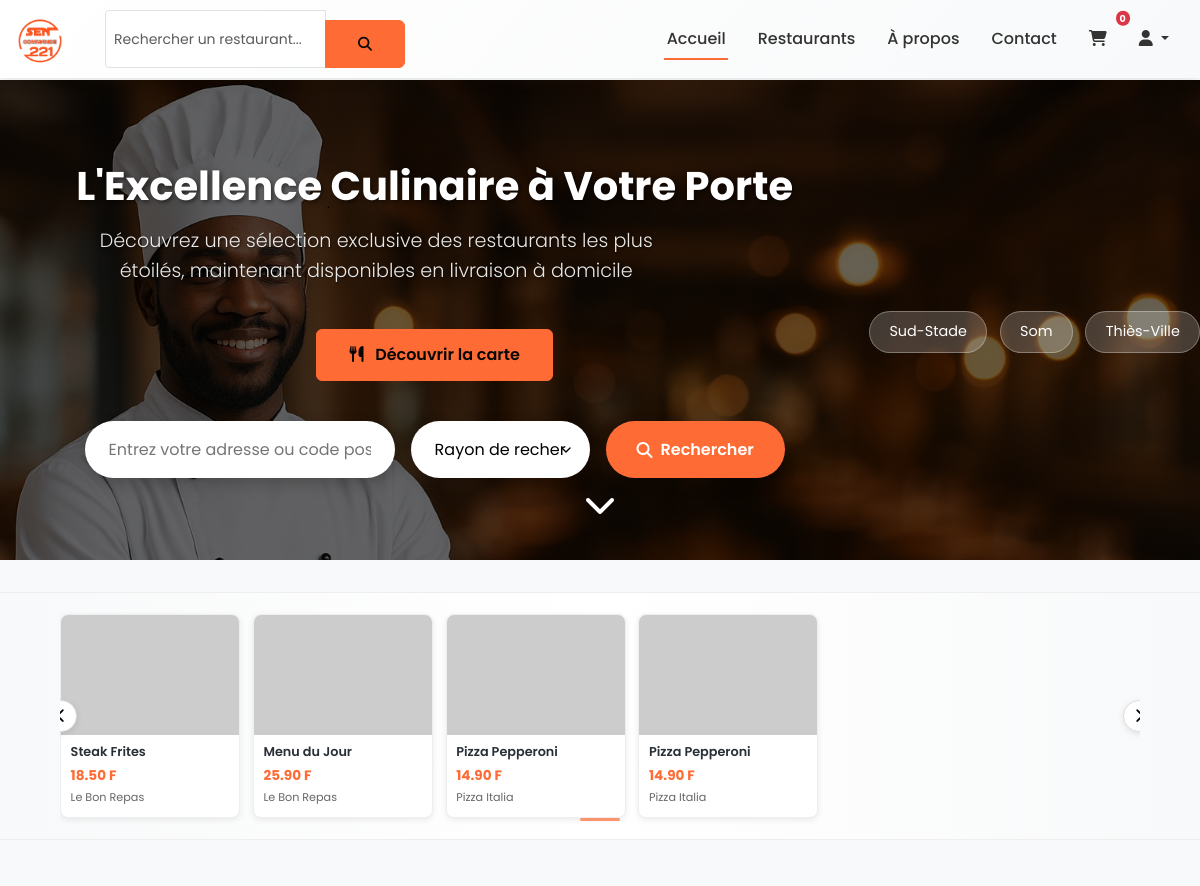
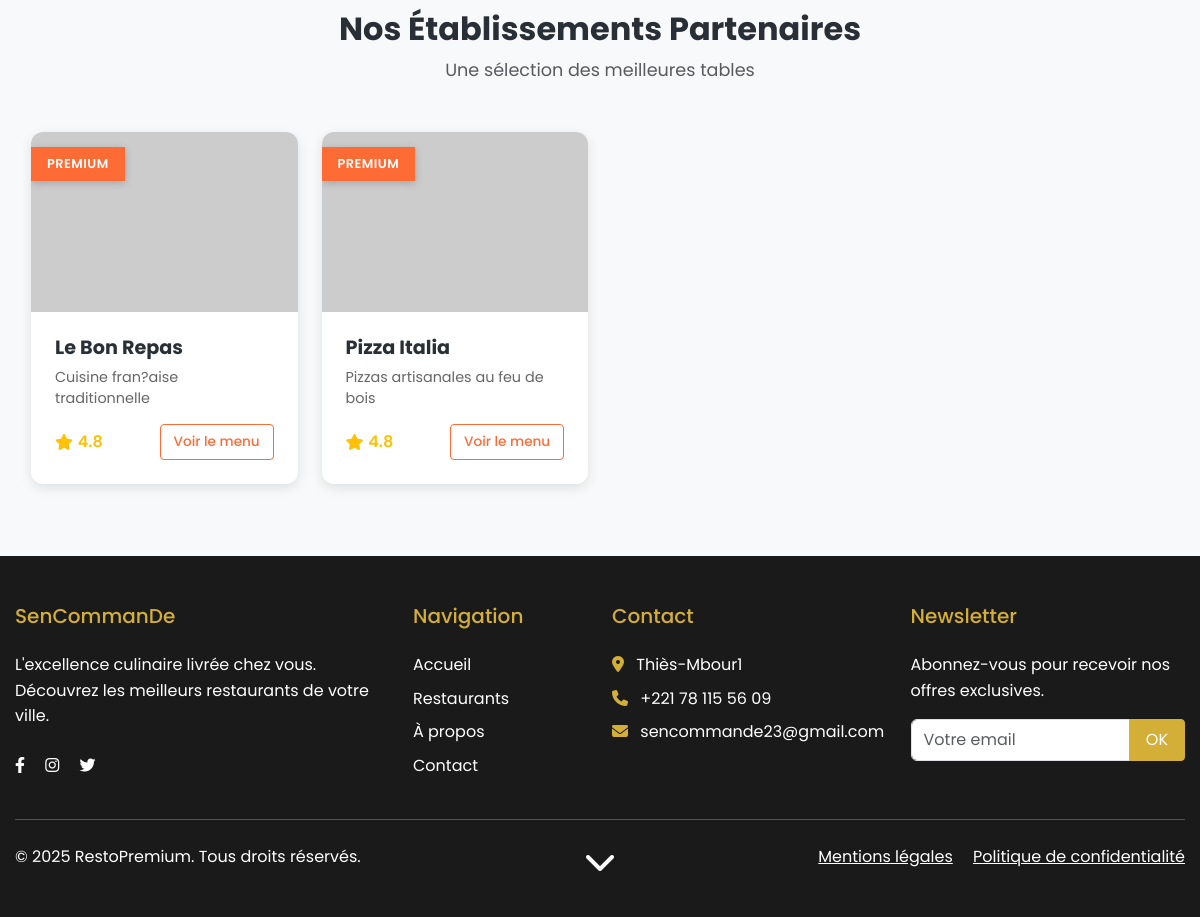
The page / on the database its author committed (2 pictures, top to bottom).
### tables this page shows
CREATE TABLE `menus` (
  `id` int(11) NOT NULL,
  `restaurant_id` int(11) NOT NULL,
  `name` varchar(100) NOT NULL,
  `description` text DEFAULT NULL,
  `price` decimal(10,2) NOT NULL,
  `category` varchar(50) DEFAULT NULL,
  `image_url` varchar(255) DEFAULT NULL,
  `is_available` tinyint(1) DEFAULT 1,
  `created_at` timestamp NOT NULL DEFAULT current_timestamp(),
  `updated_at` timestamp NOT NULL DEFAULT current_timestamp() ON UPDATE current_timestamp()
);

CREATE TABLE `restaurants` (
  `id` int(11) NOT NULL,
  `user_id` int(11) NOT NULL,
  `name` varchar(100) NOT NULL,
  `description` text DEFAULT NULL,
  `address` varchar(255) NOT NULL,
  `phone` varchar(20) DEFAULT NULL,
  `image_url` varchar(255) DEFAULT NULL,
  `created_at` timestamp NOT NULL DEFAULT current_timestamp(),
  `updated_at` timestamp NOT NULL DEFAULT current_timestamp() ON UPDATE current_timestamp()
);

### includes/functions.php (called while the page is built, shortened)
<?php
function getRestaurantImage($restaurantId, $imageUrl = null) {
    $basePath = IMG_BASE_PATH . 'restaurants/';
    $baseUrl = IMG_BASE_URL . 'restaurants/';
    $extensions = ['jpg', 'jpeg', 'png', 'webp', 'gif'];
    foreach ($extensions as $ext) {
        $imagePath = $basePath . $restaurantId . '.' . $ext;
    }
    $defaultPath = $basePath . 'default.jpg';
    return 'https://via.placeholder.com/600x400/FF6B6B/ffffff?text=Restaurant+Non+Disponible';
}
?>

### index.php (the view, shortened to what this page needs)
<?php
require_once __DIR__.'/includes/functions.php';
function safeOutput($data, $maxLength = 255) {
    $data = trim($data);
    return htmlspecialchars($data, ENT_QUOTES, 'UTF-8');
}
try {
    $db = connectDB();
    $stmt = $db->prepare("
        SELECT
            r.id, r.name, r.description, r.address, r.phone,
            r.image_url, '' as logo_url, '' as chef_name, 0 as michelin_stars,
            IFNULL(NULL, 14.6928 + (RAND() - 0.5) * 0.1) as lat,
            IFNULL(NULL, -17.4467 + (RAND() - 0.5) * 0.1) as lng,
            COUNT(m.id) as menu_count,
            (SELECT AVG(5) FROM DUAL) as avg_rating
        FROM restaurants r
        LEFT JOIN menus m ON r.id = m.restaurant_id AND m.is_available = 1
        GROUP BY r.id, r.name, r.description, r.address, r.phone, r.image_url
        ORDER BY r.created_at DESC
        LIMIT 12
    ");
    $stmt->execute();
    $restaurants = $stmt->fetchAll();
} catch (PDOException $e) {
    error_log("[" . date('Y-m-d H:i:s') . "] Erreur DB: " . $e->getMessage());
    $restaurants = [];
    $cuisines = [];
    $db_error = "Désolé, notre service est momentanément indisponible. Veuillez nous excuser pour ce contretemps.";
}
try {
    $compactMenus = [];
    $restaurantIds = $db->query("SELECT id FROM restaurants")->fetchAll(PDO::FETCH_COLUMN);
    foreach ($restaurantIds as $restaurantId) {
        $stmt = $db->prepare("
            SELECT m.id, m.name, m.price, m.image_url, r.name as restaurant_name, m.updated_at
            FROM menus m
            JOIN restaurants r ON m.restaurant_id = r.id
            WHERE m.restaurant_id = ? AND m.is_available = 1
            ORDER BY RAND()
            LIMIT 2
        ");
        $stmt->execute([$restaurantId]);
        $menus = $stmt->fetchAll();
        $compactMenus = array_merge($compactMenus, $menus);
    }
} catch (PDOException $e) {
    error_log("Erreur récupération menus: " . $e->getMessage());
    $compactMenus = [];
}
?>
<!DOCTYPE html>
<html lang="fr" data-bs-theme="light">
<head>
    <link rel="stylesheet" href="<?= BASE_URL ?>assets/css/navbar.css">
    <link href="https://cdn.jsdelivr.net/npm/bootstrap@5.3.0/dist/css/bootstrap.min.css" rel="stylesheet">
    <link rel="stylesheet" href="https://cdnjs.cloudflare.com/ajax/libs/font-awesome/6.4.0/css/all.min.css">
    <link rel="stylesheet" href="<?= BASE_URL ?>assets/css/style.css">
</head>
<body>
<?php include __DIR__.'/includes/nav.php';?>
<section class="hero-section" aria-labelledby="hero-heading">
        <div class="hero-content">
            <h1 id="hero-heading" class="hero-title">L'Excellence Culinaire à Votre Porte</h1>
            <p class="hero-subtitle">Découvrez une sélection exclusive des restaurants les plus étoilés, maintenant disponibles en livraison à domicile</p>
            <a href="#restaurants" class="btn btn-primary">
                <i class="fas fa-utensils me-2"></i> Découvrir la carte
            </a>
            <div class="search-form">
                <input type="text" class="search-input" placeholder="Entrez votre adresse ou code postal">
                <select class="search-select">
                    <option value="">Rayon de recherche</option>
                </select>
                <button class="search-btn">
                    <i class="fas fa-search me-2"></i> Rechercher
                </button>
            </div>
        </div>
                <div class="search-suggestions">
                    <span class="suggestion-tag">Sud-Stade</span>
                    <span class="suggestion-tag">Som</span>
                    <span class="suggestion-tag">Thiès-Ville</span>
                </div>
        <div class="scroll-indicator">
            <i class="fas fa-chevron-down"></i>
        </div>
    </section>
        <div class="scroll-indicator">
            <i class="fas fa-chevron-down"></i>
        </div>
<section class="compact-menu-slider" aria-label="Menus populaires">
    <div class="container-fluid px-0">
        <div class="compact-slider-container" style="width: 80%; margin: 0 auto;">
            <div class="compact-slider-track" id="compactSliderTrack">
                <?php if(!empty($compactMenus)): ?>
                    <?php foreach($compactMenus as $menu): ?>
                        <div class="compact-slider-item">
                            <div class="compact-slider-img">
                                <?php
                                $imageUrl = !empty($menu['image_url']) ? $menu['image_url'] : BASE_URL . 'assets/img/placeholder-food.jpg';
                                $imageUrl .= (strpos($imageUrl, '?') === false ? '?' : '&') . 'v=' . time();
                                ?>
                                <img src="<?= $imageUrl ?>"
                                     alt="<?= htmlspecialchars($menu['name']) ?>"
                                     onerror="this.onerror=null; this.src='<?= BASE_URL ?>assets/img/placeholder-food.jpg?v=<?= time() ?>'">
                            </div>
                            <div class="compact-slider-content">
                                <div class="compact-slider-title"><?= htmlspecialchars($menu['name']) ?></div>
                                <div class="compact-slider-price"><?= number_format($menu['price'], 2) ?> F</div>
                                <div class="compact-slider-restaurant"><?= htmlspecialchars($menu['restaurant_name']) ?></div>
                            </div>
                        </div>
                    <?php endforeach; ?>
                <?php else: ?>
                    <div class="text-center py-3 w-100">
                        <p class="text-muted m-0">Aucun menu disponible pour le moment</p>
                    </div>
                <?php endif; ?>
            </div>
            <?php if(!empty($compactMenus) && count($compactMenus) > 3): ?>
                <button class="compact-slider-nav compact-slider-prev" aria-label="Précédent">
                    <i class="fas fa-chevron-left"></i>
                </button>
                <button class="compact-slider-nav compact-slider-next" aria-label="Suivant">
                    <i class="fas fa-chevron-right"></i>
                </button>
            <?php endif; ?>
        </div>
    </div>
</section>
    <main class="container py-4" id="restaurants">
        <div class="section-title">
            <h2>Nos Établissements Partenaires</h2>
            <p class="text-muted">Une sélection des meilleures tables</p>
        </div>
        <div class="resto-grid">
            <?php if(!empty($restaurants)): ?>
                <?php foreach ($restaurants as $resto): ?>
                    <div class="resto-card">
                        <a href="restaurant.php?id=<?= $resto['id'] ?>" class="resto-card-link">
                            <div class="resto-media">
                                <img src="<?= getRestaurantImage($resto['id'], $resto['image_url']) ?>"
                                     class="resto-img"
                                     alt="<?= safeOutput($resto['name']) ?>"
                                     loading="lazy"
                                     onerror="this.onerror=null;this.src='<?= getRestaurantImage(0) ?>'">
                                <div class="premium-badge">PREMIUM</div>
                            </div>
                            <div class="resto-body">
                                <h3 class="resto-title"><?= safeOutput($resto['name']) ?></h3>
                                <p class="resto-description"><?= safeOutput($resto['description']) ?></p>
                                <div class="resto-footer">
                                    <div class="resto-rating">
                                        <i class="fas fa-star"></i>
                                        <span>4.8</span>
                                    </div>
                                    <span class="view-btn">Voir le menu</span>
                                </div>
                            </div>
                        </a>
                    </div>
                <?php endforeach; ?>
            <?php endif; ?>
        </div>
    </main>
    <?php include __DIR__.'/includes/footer.php'; ?>
</body>
</html>

### rows shown on the page
menus: name "Steak Frites", price "18.50", restaurant.name "Le Bon Repas"
menus: name "Menu du Jour", price "25.90", restaurant.name "Le Bon Repas"
menus: name "Pizza Pepperoni", price "14.90", restaurant.name "Pizza Italia"
restaurants: name "Le Bon Repas", description "Cuisine fran?aise traditionnelle"
restaurants: name "Pizza Italia", description "Pizzas artisanales au feu de bois"
